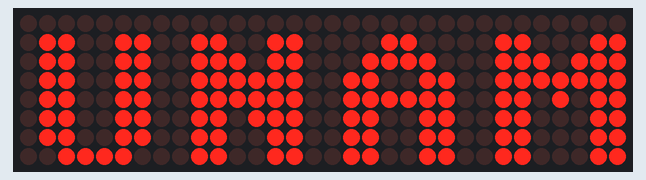
The program below on a simulated MicroPython board. Parts: 32×8 LED matrix. Which way up the LED matrix modules are mounted is assumed.

Above: at 0.1 s.
At 2.1 s:
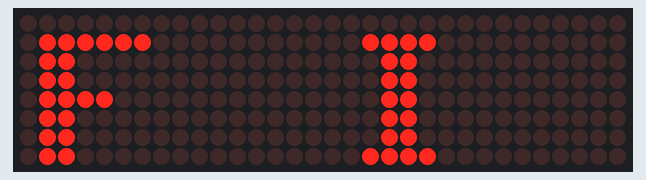
At 4.1 s:
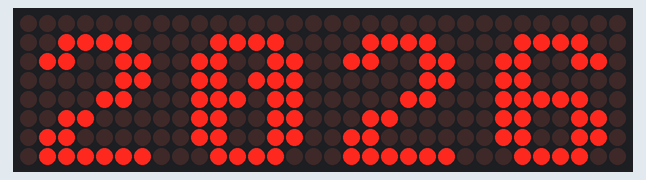
At 6.1 s:
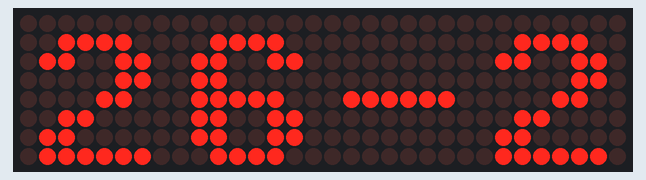
At 8.1 s:
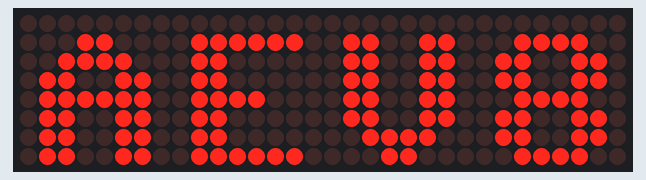

The program:

act4.py
```python
import max7219
from machine import Pin, SPI
from time import sleep

num_display = 4 # Matriz 8x8x4
spi = SPI(0, baudrate=10000000, polarity=1, phase=0, sck=Pin(2), mosi=Pin(3))
cs_pin = Pin(6, Pin.OUT)
display = max7219.Matrix8x8(spi, cs_pin, num_display)

mensajes = ["UNAM", "F I", "2026", "26-2", "AEV8"]

while True:
    for msg in mensajes:
        display.fill(0)
        display.text(msg, 0, 1, 1)
        display.show()
        sleep(2)
```

Measured:
- by itself, everything shown: repeats every 10.0 s, in 5 steps
- what the display in image 1 shows lasts 2.0 s, from 2.0 s to 4.0 s
